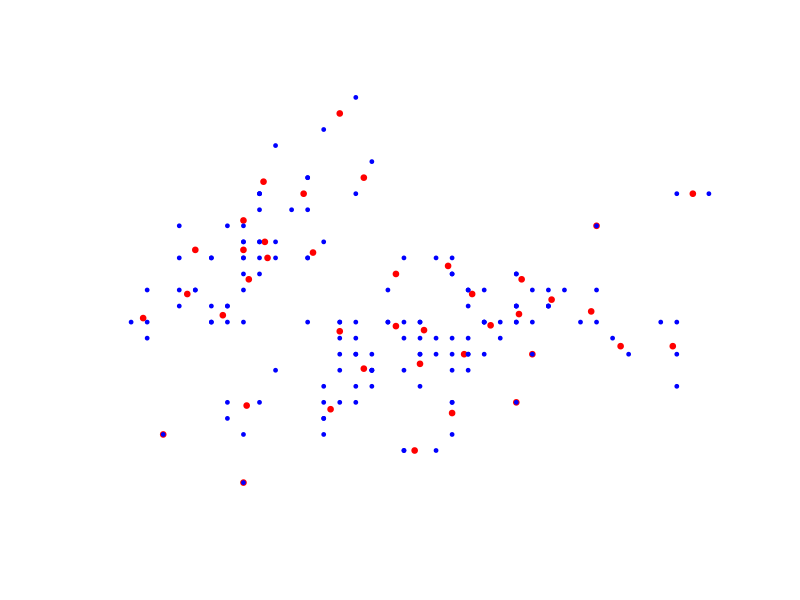

Recreate this plot in R. (Note: this script raises an error after producing the figure.)
library("deldir")
y  <- iris$Sepal.Width
x  <- iris$Sepal.Length
pdf('Voronoi_diagram.pdf', width=10)
plot(x,y, type="n", xlab="", ylab="", axes=F, asp=T)
cl <- kmeans(cbind(x,y), 40)
vtess <- deldir(cl$centers[,1], cl$centers[,2])
points(cl$centers[,1], cl$centers[,2], pch=19, col="red", cex=0.75)
points(x, y, pch=19, col="blue", cex=0.5)
plot(vtess, wlines="tess", number=FALSE, add=TRUE,
     cmpnt_col=c(tess="grey"), cmpnt_lty=(tess=1)) # wpoints="none", col="grey")
box()
dev.off()
if (interactive()) browseURL(paste0(getwd(),"/Voronoi_diagram.pdf"))
